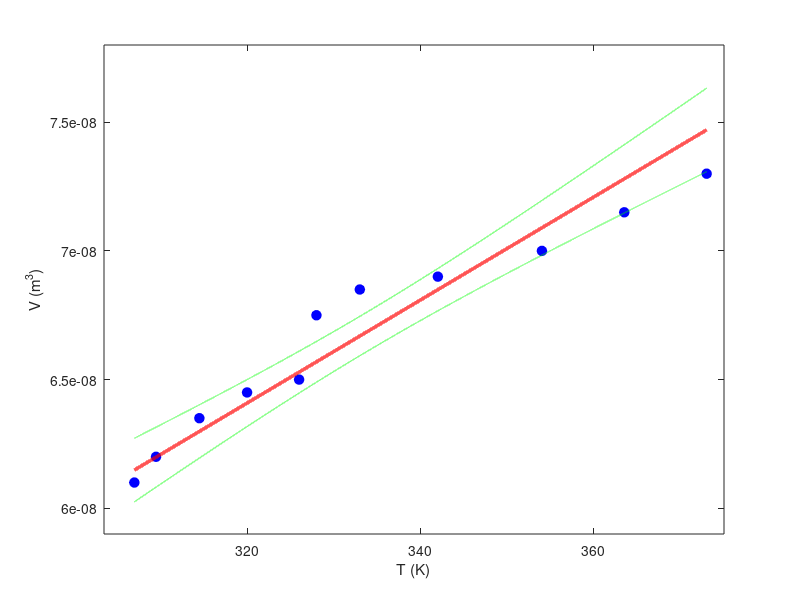

MATLAB code for this plot:
clear
clc
R= 8.314; % gas constant
p=101325;
T = 273+[100, 90.5, 81, 69, 60, 55 ,53, 47, 41.5, 36.5, 34]'; % Temperature X
V = (1e-9)* [73, 71.5, 70, 69, 68.5, 67.5, 65, 64.5, 63.5, 62, 61]'; % volume Y 

           %line of best fit
% g = ones(x,2);
% g(:,2)= T;
X=T;
Y=V;
slope = X\Y;
T_plot = [min(T):1e-3:max(T)]';
V_plot = (slope.*T_plot);

            % confidence interval
n=length(X);

sig = sqrt(sum((Y - X*slope).^2)./(n - 1)); 
se_s = sig*sqrt(1/((n - 1)*std(X)^2)); 
ci_s = tinv(0.975,n - 1)*se_s; 
SE = sig.*sqrt(1/length(X) + (T_plot-mean(X)).^2./((length(X)-1)*std(X).^2));
CI = tinv(0.975, length(X)-1).*SE;

%graph

figure(1)
clf()
plot(T,V,'bo','markersize', 7, 'markerfacecolor','b')
hold on
plot(T_plot, V_plot, 'r-', 'linewidth', 2.5)
plot(T_plot, V_plot + CI, 'g--', 'LineWidth', 1)
plot(T_plot, V_plot - CI, 'g--', 'LineWidth', 1)
hold off
axis([303.5, 375, 5.90e-8, 7.8e-8]) 

xlabel('T (K)') %label for x axis
ylabel('V (m^{3})')  %label for y axis
set(figure(1), 'color', 'white')
% axis([-3.32, -2.58, 3.98, 5.01]) %(xmin,xmax, ymin,ymax)
% xtick = [-3.3, -3.2, -3.1,-2.9, -2.8, -2.7, -2.6]';
% xtick_label = xtick;
% ytick = [4, 4.1, 4.2, 4.3, 4.4, 4.5, 4.6, 4.7, 4.8, 4.9, 5]'; 
% ytick_label = ytick;

% calculations
disp('s =')
disp(slope)
disp('ci_s =')
disp(ci_s)
N = ((slope.*p)./R);
disp('N =')
disp(N)
ci_n = (p/R) * ci_s;
disp('ci_n =')
disp(ci_n)
